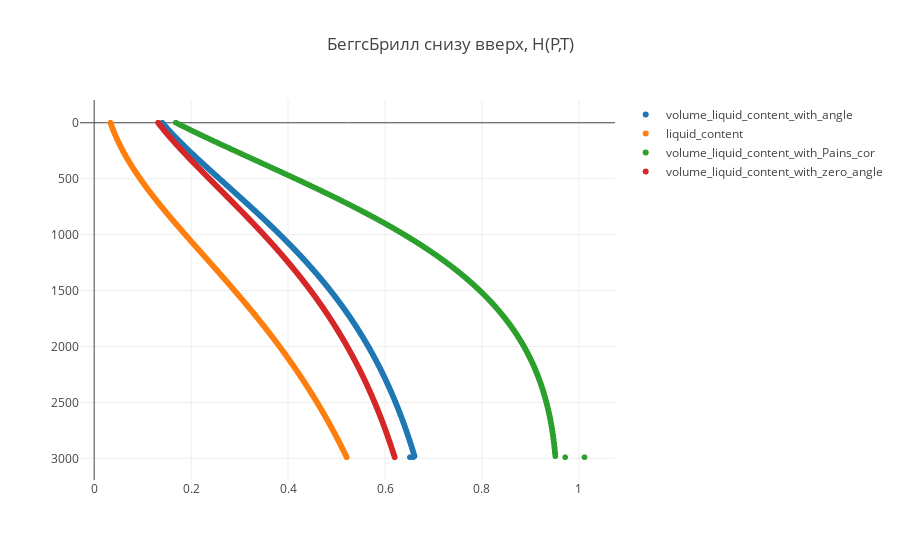

Notebook source saved alongside this figure:
### Code cell
trace1 = trace(33)
trace2 = trace(37)
trace3 = trace(49)
trace4 = trace(57)
data = [trace1, trace2, trace3, trace4]

plot()

### Figure 1 — Plotly figure (JSON) as saved in the notebook; plotly's stock layout.template omitted (floating-point values rounded to 4 significant figures; data arrays with more than 128 entries replaced by an {"elided": "..."} marker saying what was removed)
{"data": [{"mode": "markers", "name": "volume_liquid_content_with_angle", "type": "scattergl", "uid": "147b0e9c-0e91-4c5a-82e8-1cac95fefb6c", "x": {"elided": "600 float values"}, "y": {"elided": "600 int values"}}, {"mode": "markers", "name": "liquid_content", "type": "scattergl", "uid": "005713cb-b557-43b4-95e0-d41dd3d8b7ea", "x": {"elided": "600 float values"}, "y": {"elided": "600 int values"}}, {"mode": "markers", "name": "volume_liquid_content_with_Pains_cor", "type": "scattergl", "uid": "3bea5f97-5a12-4c7f-a08c-ac2af7378a04", "x": {"elided": "600 float values"}, "y": {"elided": "600 int values"}}, {"mode": "markers", "name": "volume_liquid_content_with_zero_angle", "type": "scattergl", "uid": "069b9a87-68fb-4aec-b895-80bbde559dda", "x": {"elided": "600 float values"}, "y": {"elided": "600 int values"}}], "layout": {"title": {"text": "БеггсБрилл снизу вверх, H(P,T)"}, "yaxis": {"autorange": "reversed"}}}
